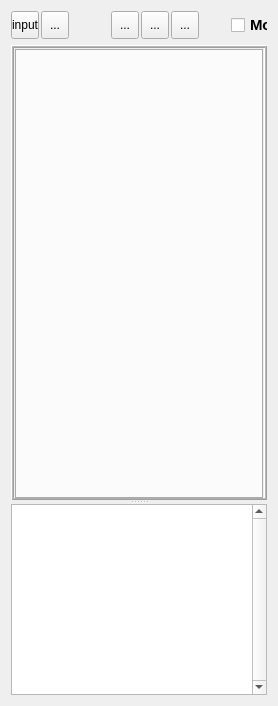
  <widget class="QWidget" name="centralwidget">
   <layout class="QVBoxLayout" name="verticalLayout_2">
    <item>
     <widget class="QFrame" name="frame">
      <property name="minimumSize">
       <size>
        <width>0</width>
        <height>28</height>
       </size>
      </property>
      <property name="maximumSize">
       <size>
        <width>16777215</width>
        <height>28</height>
       </size>
      </property>
      <property name="frameShape">
       <enum>QFrame::NoFrame</enum>
      </property>
      <property name="frameShadow">
       <enum>QFrame::Raised</enum>
      </property>
      <widget class="QToolButton" name="btnInput">
       <property name="geometry">
        <rect>
         <x>0</x>
         <y>0</y>
         <width>28</width>
         <height>28</height>
        </rect>
       </property>
       <property name="focusPolicy">
        <enum>Qt::TabFocus</enum>
       </property>
       <property name="toolTip">
        <string>Left Dock</string>
       </property>
       <property name="layoutDirection">
        <enum>Qt::LeftToRight</enum>
       </property>
       <property name="text">
        <string>input</string>
       </property>
       <property name="icon">
        <iconset resource="ResourceFiles/icons.qrc">
         <normaloff>:/newPrefix/images/input.png</normaloff>:/newPrefix/images/input.png</iconset>
       </property>
       <property name="iconSize">
        <size>
         <width>18</width>
         <height>18</height>
        </size>
       </property>
      </widget>
      <widget class="QToolButton" name="btnOutput">
       <property name="geometry">
        <rect>
         <x>30</x>
         <y>0</y>
         <width>28</width>
         <height>28</height>
        </rect>
       </property>
       <property name="focusPolicy">
        <enum>Qt::TabFocus</enum>
       </property>
       <property name="toolTip">
        <string>Right Dock</string>
       </property>
       <property name="text">
        <string>...</string>
       </property>
       <property name="icon">
        <iconset resource="ResourceFiles/icons.qrc">
         <normaloff>:/newPrefix/images/output.png</normaloff>:/newPrefix/images/output.png</iconset>
       </property>
       <property name="iconSize">
        <size>
         <width>18</width>
         <height>18</height>
        </size>
       </property>
      </widget>
      <widget class="QToolButton" name="btnTop">
       <property name="geometry">
        <rect>
         <x>160</x>
         <y>0</y>
         <width>28</width>
         <height>28</height>
        </rect>
       </property>
       <property name="focusPolicy">
        <enum>Qt::TabFocus</enum>
       </property>
       <property name="toolTip">
        <string>Top View</string>
       </property>
       <property name="text">
        <string>...</string>
       </property>
       <property name="icon">
        <iconset resource="ResourceFiles/icons.qrc">
         <normaloff>:/newPrefix/images/X-Y.png</normaloff>:/newPrefix/images/X-Y.png</iconset>
       </property>
       <property name="iconSize">
        <size>
         <width>22</width>
         <height>22</height>
        </size>
       </property>
      </widget>
      <widget class="QToolButton" name="btnFront">
       <property name="geometry">
        <rect>
         <x>100</x>
         <y>0</y>
         <width>28</width>
         <height>28</height>
        </rect>
       </property>
       <property name="focusPolicy">
        <enum>Qt::TabFocus</enum>
       </property>
       <property name="toolTip">
        <string>Front View</string>
       </property>
       <property name="text">
        <string>...</string>
       </property>
       <property name="icon">
        <iconset resource="ResourceFiles/icons.qrc">
         <normaloff>:/newPrefix/images/Z-X.png</normaloff>:/newPrefix/images/Z-X.png</iconset>
       </property>
       <property name="iconSize">
        <size>
         <width>22</width>
         <height>22</height>
        </size>
       </property>
      </widget>
      <widget class="QToolButton" name="btnSide">
       <property name="geometry">
        <rect>
         <x>130</x>
         <y>0</y>
         <width>28</width>
         <height>28</height>
        </rect>
       </property>
       <property name="focusPolicy">
        <enum>Qt::TabFocus</enum>
       </property>
       <property name="toolTip">
        <string>Side View</string>
       </property>
       <property name="text">
        <string>...</string>
       </property>
       <property name="icon">
        <iconset resource="ResourceFiles/icons.qrc">
         <normaloff>:/newPrefix/images/Z-Y.png</normaloff>:/newPrefix/images/Z-Y.png</iconset>
       </property>
       <property name="iconSize">
        <size>
         <width>22</width>
         <height>22</height>
        </size>
       </property>
      </widget>
      <widget class="QCheckBox" name="btn3D">
       <property name="geometry">
        <rect>
         <x>220</x>
         <y>0</y>
         <width>90</width>
         <height>28</height>
        </rect>
       </property>
       <property name="font">
        <font>
         <family>Arial</family>
         <pointsize>11</pointsize>
         <weight>75</weight>
         <italic>false</italic>
         <bold>true</bold>
         <underline>false</underline>
         <strikeout>false</strikeout>
        </font>
       </property>
       <property name="focusPolicy">
        <enum>Qt::TabFocus</enum>
       </property>
       <property name="toolTip">
        <string>3D Model</string>
       </property>
       <property name="text">
        <string>Model</string>
       </property>
      </widget>
      <widget class="QCheckBox" name="chkBx_beamSec">
       <property name="geometry">
        <rect>
         <x>410</x>
         <y>0</y>
         <width>71</width>
         <height>29</height>
        </rect>
       </property>
       <property name="font">
        <font>
         <family>Arial</family>
         <pointsize>11</pointsize>
         <weight>75</weight>
         <bold>true</bold>
        </font>
       </property>
       <property name="focusPolicy">
        <enum>Qt::TabFocus</enum>
       </property>
       <property name="toolTip">
        <string>Beam only</string>
       </property>
       <property name="text">
        <string>Beam</string>
       </property>
      </widget>
      <widget class="QCheckBox" name="chkBx_connector">
       <property name="geometry">
        <rect>
         <x>490</x>
         <y>0</y>
         <width>151</width>
         <height>29</height>
        </rect>
       </property>
       <property name="font">
        <font>
         <family>Arial</family>
         <pointsize>11</pointsize>
         <weight>75</weight>
         <bold>true</bold>
        </font>
       </property>
       <property name="focusPolicy">
        <enum>Qt::TabFocus</enum>
       </property>
       <property name="toolTip">
        <string>Extendedplate only</string>
       </property>
       <property name="text">
        <string>Connector</string>
       </property>
      </widget>
      <widget class="QCheckBox" name="chkBx_columnSec">
       <property name="geometry">
        <rect>
         <x>310</x>
         <y>0</y>
         <width>91</width>
         <height>29</height>
        </rect>
       </property>
       <property name="font">
        <font>
         <family>Arial</family>
         <pointsize>11</pointsize>
         <weight>75</weight>
         <bold>true</bold>
        </font>
       </property>
       <property name="focusPolicy">
        <enum>Qt::TabFocus</enum>
       </property>
       <property name="toolTip">
        <string>Column only</string>
       </property>
       <property name="text">
        <string>Column</string>
       </property>
      </widget>
     </widget>
    </item>
    <item>
     <widget class="QSplitter" name="splitter">
      <property name="sizePolicy">
       <sizepolicy hsizetype="Expanding" vsizetype="Expanding">
        <horstretch>0</horstretch>
        <verstretch>0</verstretch>
       </sizepolicy>
      </property>
      <property name="orientation">
       <enum>Qt::Vertical</enum>
      </property>
      <widget class="QFrame" name="frame_2">
       <property name="minimumSize">
        <size>
         <width>0</width>
         <height>100</height>
        </size>
       </property>
       <property name="frameShape">
        <enum>QFrame::Box</enum>
       </property>
       <property name="frameShadow">
        <enum>QFrame::Raised</enum>
       </property>
       <property name="lineWidth">
        <number>1</number>
       </property>
       <property name="midLineWidth">
        <number>1</number>
       </property>
       <layout class="QVBoxLayout" name="verticalLayout">
        <property name="leftMargin">
         <number>1</number>
        </property>
        <property name="topMargin">
         <number>1</number>
        </property>
        <property name="rightMargin">
         <number>1</number>
        </property>
        <property name="bottomMargin">
         <number>1</number>
        </property>
        <item>
         <widget class="QTabWidget" name="mytabWidget">
          <property name="sizePolicy">
           <sizepolicy hsizetype="Expanding" vsizetype="Expanding">
            <horstretch>0</horstretch>
            <verstretch>0</verstretch>
           </sizepolicy>
          </property>
          <property name="minimumSize">
           <size>
            <width>0</width>
            <height>450</height>
           </size>
          </property>
          <property name="font">
           <font>
            <pointsize>8</pointsize>
            <weight>75</weight>
            <italic>true</italic>
            <bold>true</bold>
           </font>
          </property>
          <property name="focusPolicy">
           <enum>Qt::NoFocus</enum>
          </property>
          <property name="styleSheet">
           <string notr="true">QTabBar::tab { height: 75px; width: 1px;  }</string>
          </property>
          <property name="tabPosition">
           <enum>QTabWidget::West</enum>
          </property>
          <property name="currentIndex">
           <number>-1</number>
          </property>
         </widget>
        </item>
       </layout>
      </widget>
      <widget class="QTextEdit" name="textEdit">
       <property name="minimumSize">
        <size>
         <width>0</width>
         <height>125</height>
        </size>
       </property>
       <property name="maximumSize">
        <size>
         <width>16777215</width>
         <height>16777215</height>
        </size>
       </property>
       <property name="font">
        <font>
         <pointsize>10</pointsize>
        </font>
       </property>
       <property name="verticalScrollBarPolicy">
        <enum>Qt::ScrollBarAlwaysOn</enum>
       </property>
       <property name="readOnly">
        <bool>true</bool>
       </property>
       <property name="overwriteMode">
        <bool>true</bool>
       </property>
      </widget>
     </widget>
    </item>
   </layout>
  </widget>
